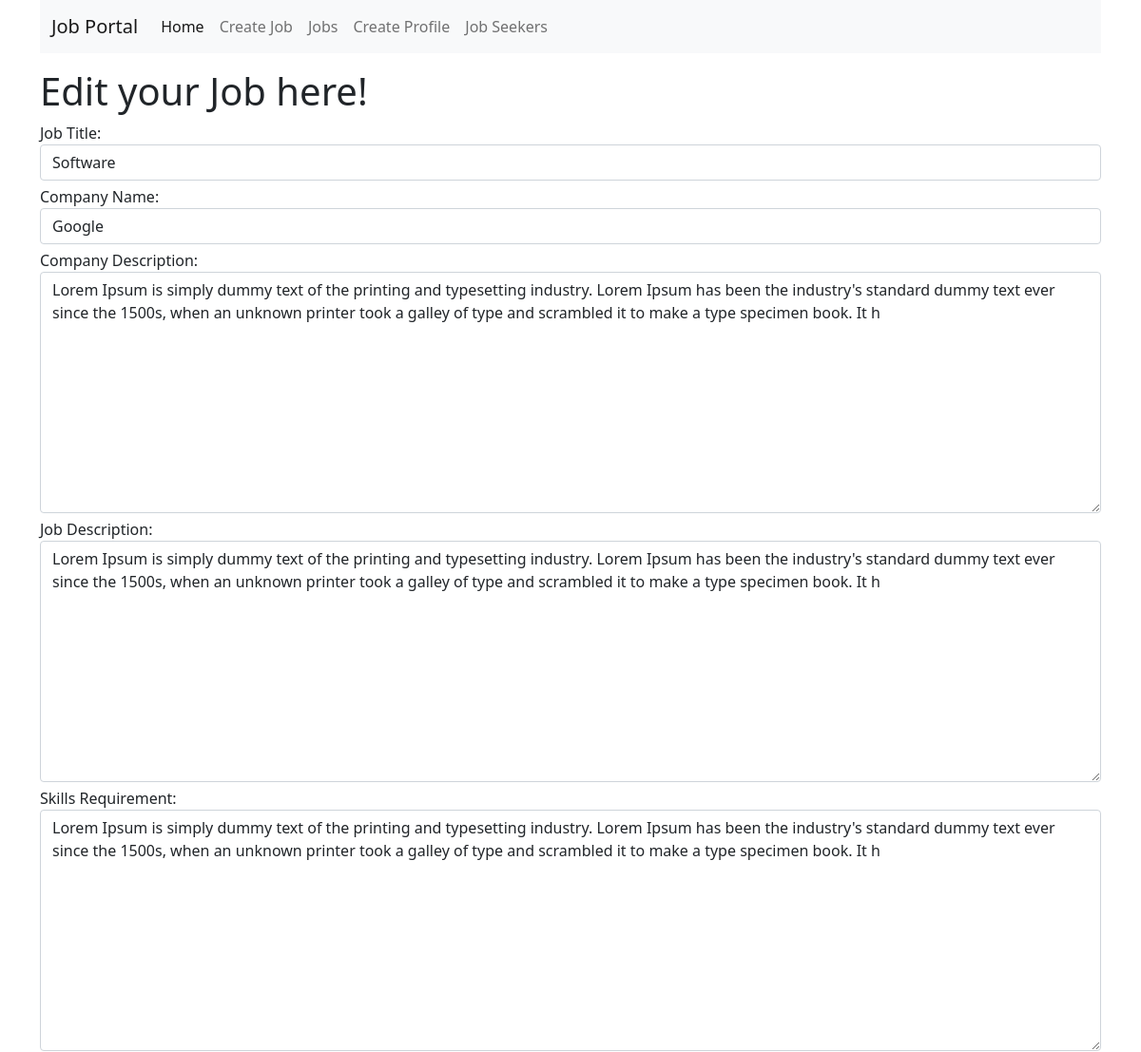
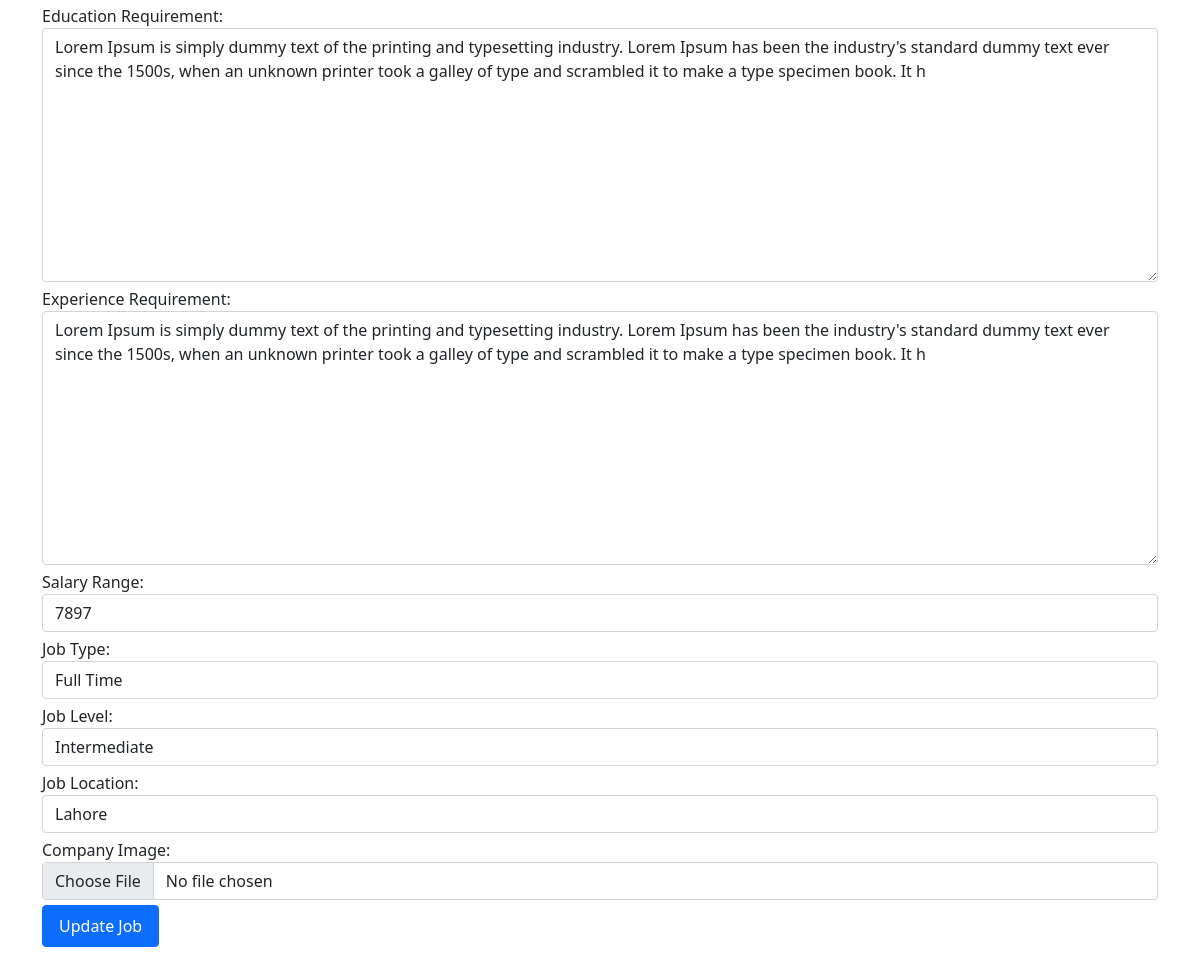
/jobs/job/edit/software/, run on the app's committed database (2 pictures, top to bottom).
### jobs/models.py (models this page shows)
class newJob(models.Model):
    JobType=[
        ('Full Time', 'Full Time'),
        ('Part Time', 'Part Time'),
        ('Internship', 'Internship'),
        ('Temporary', 'Temporary'),
        ('Contract', 'Contract'),
    ]
    JobLevel=[
        ('Beginner', 'Beginner'),
        ('Intermediate', 'Intermediate'),
        ('Advanced', 'Advanced'),
    ]
    jobTitle=models.CharField(max_length=50, blank=False, null=False, default=None)
    jobDescription=models.CharField(max_length=250,null=False, blank=True)
    skillsRequirement=models.CharField(max_length=250,blank=False, default=None, null=False)
    experienceRequirement=models.CharField(max_length=250,blank=False, default=None, null=True)
    educationRequirement=models.CharField(max_length=250,blank=False, default=None, null=False)
    jobLocation=models.CharField(max_length=100, blank=False, null=False)
    salaryRange=models.IntegerField(blank=True, null=False)
    companyName=models.CharField(max_length=40, blank=True, null=False)
    jobLevel=models.CharField(choices=JobLevel, max_length=40, null=False, blank=False, default="Intermediate")
    jobType=models.CharField(choices=JobType, max_length=40, null=False, blank=False, default="Full Time")
    companyDescription=models.CharField(max_length=250,blank=False, default=None, null=False)
    postJobSlug=AutoSlugField(populate_from="jobTitle", unique=True, null=True, default=None)
    companyImage=models.ImageField(upload_to='company_image/')

### jobs/views.py (the view)
# urls.py: path('job/edit/<slug>/', views.EditJob, name='editjob'),
def EditJob(request, slug):
    try:
        slug=slug
        get_job= newJob.objects.get(postJobSlug=slug)
        if(get_job):
            form=CreateJob(instance=get_job)
            return render(request, 'create_job/editjob.html', {'form':form, "job":get_job})
        else:
            messages.error(request, "Professional details can not be load to edit now!")
            return redirect('/jobs/createjob')
    except:
        messages.error(request, "Some kind of internal error.")
        return redirect("/jobs/createjob")

### templates/create_job/editjob.html (shortened to what this page needs)
{% extends '../base.html'%} {% block content %}
<div class="container">
    <div class="row d-flex justify-content-center createjob_container">
        <div class="col-md-12 createjob_area mt-3">
            <h1>Edit your Job here!</h1>
            {% if job %}
            <form action="/jobs/job/edited/{{job.postJobSlug}}/" method="post" enctype="multipart/form-data" class="createjob_form my-2">
                {{form.as_p}}
                <div class="createjob_form_btn">
                    <button type="submit" class="btn btn-primary py-2 px-3">Update Job</button>
                </div>
            </form>
            {% endif  %}
        </div>
    </div>
</div>
{% endblock %}

### static/style.css (style rules this page uses)
* { padding: 0px; margin: 0px; box-sizing: border-box; }
*, *::before, *::after { box-sizing: border-box; }
p { margin: 0xp; padding: 0px; }
p { margin-bottom: 5px; }

### data on the page
newJob: jobTitle "Software", companyName "Google", companyDescription "Lorem Ipsum is simply dummy text of the printing and typesetting industry. Lorem Ipsum has been the industry's standard dummy text ever since the 1500s, when an unknown printer took a galley of type and scrambled it to make a type specimen book. It h", jobDescription "Lorem Ipsum is simply dummy text of the printing and typesetting industry. Lorem Ipsum has been the industry's standard dummy text ever since the 1500s, when an unknown printer took a galley of type and scrambled it to make a type specimen book. It h", skillsRequirement "Lorem Ipsum is simply dummy text of the printing and typesetting industry. Lorem Ipsum has been the industry's standard dummy text ever since the 1500s, when an unknown printer took a galley of type and scrambled it to make a type specimen book. It h", educationRequirement "Lorem Ipsum is simply dummy text of the printing and typesetting industry. Lorem Ipsum has been the industry's standard dummy text ever since the 1500s, when an unknown printer took a galley of type and scrambled it to make a type specimen book. It h", experienceRequirement "Lorem Ipsum is simply dummy text of the printing and typesetting industry. Lorem Ipsum has been the industry's standard dummy text ever since the 1500s, when an unknown printer took a galley of type and scrambled it to make a type specimen book. It h", salaryRange "7897", jobType "Full Time", jobLevel "Intermediate", jobLocation "Lahore"
